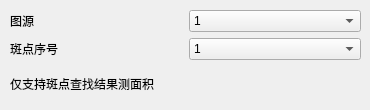
         <widget class="QWidget" name="area_general_setting">
          <widget class="QWidget" name="layoutWidget">
           <property name="geometry">
            <rect>
             <x>10</x>
             <y>10</y>
             <width>351</width>
             <height>91</height>
            </rect>
           </property>
           <layout class="QGridLayout" name="gridLayout_7">
            <item row="0" column="0">
             <widget class="QLabel" name="label_111">
              <property name="text">
               <string>图源</string>
              </property>
             </widget>
            </item>
            <item row="0" column="1">
             <widget class="QComboBox" name="area_raw_image">
              <property name="styleSheet">
               <string notr="true">selection-color: rgb(0, 0, 0);</string>
              </property>
              <item>
               <property name="text">
                <string>1</string>
               </property>
              </item>
             </widget>
            </item>
            <item row="1" column="0">
             <widget class="QLabel" name="label_138">
              <property name="text">
               <string>斑点序号</string>
              </property>
             </widget>
            </item>
            <item row="1" column="1">
             <widget class="QComboBox" name="area_blob">
              <property name="styleSheet">
               <string notr="true">selection-color: rgb(0, 0, 0);</string>
              </property>
              <item>
               <property name="text">
                <string>1</string>
               </property>
              </item>
             </widget>
            </item>
            <item row="2" column="0" colspan="2">
             <widget class="QLabel" name="label_143">
              <property name="text">
               <string>仅支持斑点查找结果测面积</string>
              </property>
             </widget>
            </item>
           </layout>
          </widget>
         </widget>
